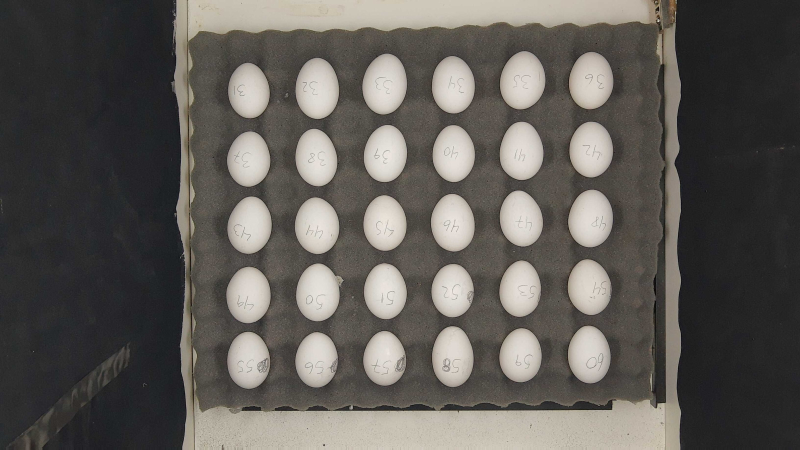
#> input picture myCode/bandeja1.jpeg, 1600 x 900 px (shown at 1/2 size); its folder holds only this picture in this run
$ python -i Processamento.py   (imports and definitions only)   (older library calls are emulated)
#> lines starting #> are read from the running program, lines starting #| are printed output that depends on the picture; after the words box and inside, x2 and y2 are one past the last pixel; in counts of white or black regions, pixels touching at a corner belong together
#> further down, picture is the input picture: shape (900, 1600, 3); mean B, G, R 87, 91.6, 95
import os
from pathlib import Path
from tkinter import filedialog as dlg
import numpy as np
import cv2
from rembg import remove


# [4 lines left out: function check_and_create_directory_if_not_exist, not called in this run]


# ----------------------------------------------------------------------------------------------------------------------

def findeggs(originalImg):
    ovos = []
    (alt, larg, ch) = originalImg.shape
#> alt = 900; larg = 1600; ch = 3
    AreaTotal = alt * larg
#> AreaTotal = 1440000

    # preprocess the image (GRAY, BLUR, OTSU, C.COMPONENTS)

    gray_img = cv2.cvtColor(originalImg, cv2.COLOR_BGR2GRAY)
    blurred = cv2.GaussianBlur(gray_img, (7, 7), 0)
    threshold = cv2.threshold(blurred, 0, 255, cv2.THRESH_BINARY | cv2.THRESH_OTSU)[1]
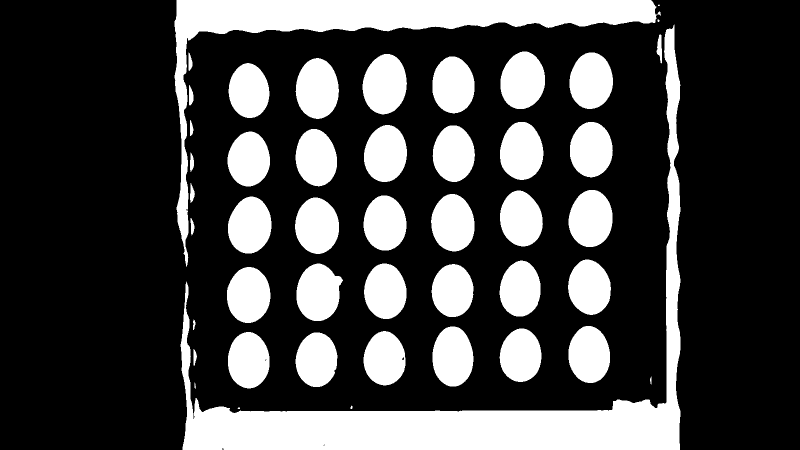
#> threshold: shape (900, 1600) (shown at 1/2 size); 26.9% white; 47 white regions (3 under 20 px), largest, box (x1, y1, x2, y2) and area: (361, 49, 1361, 900) 99205, (349, 0, 1322, 533) 60767, (725, 108, 814, 229) 8265
    analysis = cv2.connectedComponentsWithStats(threshold, 4, cv2.CV_32S)
    (totalLabels, label_ids, values, centroid) = analysis
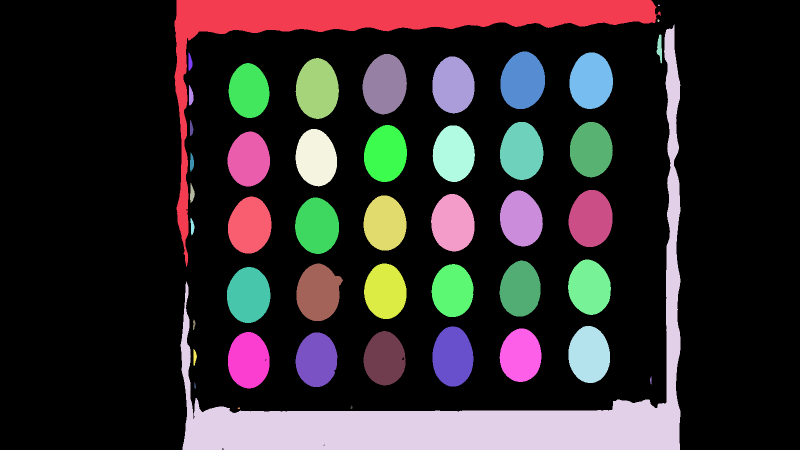
#> label_ids: shape (900, 1600) int32 (shown at 1/2 size); 48 distinct labels, from 0 to 47; one colour per label, 0 black
#> totalLabels = 48; values = 48 rows, first 6: [0, 0, 1600, 900, 1052736], [349, 0, 973, 533, 60767], [1316, 9, 4, 3, 9], [1315, 39, 4, 5, 17], [361, 49, 1000, 851, 99205], [1313, 69, 11, 58, 389]; centroid = 48 pairs, first value 379.7 to 1319.1, second value 10.11 to 816

    # Loop through each component

    for i in range(1, totalLabels):

        area = values[i, cv2.CC_STAT_AREA]
        percArea = (area * 100) / AreaTotal
        aspectRatio = float(int(values[i, cv2.CC_STAT_HEIGHT]) / int(values[i, cv2.CC_STAT_WIDTH]))

        if (percArea > 0.4) and (percArea < 1) and (aspectRatio > 1.1) and (aspectRatio < 1.6):
            (col, lin) = centroid[i]
            x = values[i, cv2.CC_STAT_LEFT]
            y = values[i, cv2.CC_STAT_TOP]
            w = values[i, cv2.CC_STAT_WIDTH]
            h = values[i, cv2.CC_STAT_HEIGHT]
            elem = [0, lin, x, y, w, h]
            ovos.append(elem)
#> this loop made 47 passes
#> (area, percArea, aspectRatio, col, lin, x, y, w) on passes 6, 8, 9, 10, 11, 12, 15, 16, 17, 18, 19, 20: (7990, 0.555, 1.29, 1045, 161.2, 1001, 103, 89), (7697, 0.535, 1.3, 1181.9, 161.6, 1139, 105, 87), (8265, 0.574, 1.36, 769.4, 168.5, 725, 108, 89), (7554, 0.525, 1.36, 906.2, 170.1, 865, 113, 84), (8161, 0.567, 1.4, 634.2, 177.4, 591, 116, 87), (6921, 0.481, 1.34, 497.4, 181.7, 457, 126, 82), (7869, 0.546, 1.33, 1042.8, 302.6, 1000, 244, 87), (7433, 0.516, 1.29, 1182, 299, 1140, 244, 86), (7650, 0.531, 1.33, 770.8, 307.4, 728, 250, 86), (7386, 0.513, 1.33, 907, 307.4, 865, 251, 85), (7387, 0.513, 1.39, 631.9, 315.6, 591, 258, 83), (7199, 0.5, 1.29, 497.4, 318.4, 455, 263, 85)
#> (area, percArea, aspectRatio) on passes 1, 2, 3, 4, 5, 7: (60767, 4.22, 0.548), (9, 0.000625, 0.75), (17, 0.00118, 1.25), (99205, 6.89, 0.851), (389, 0.027, 5.27), (207, 0.0144, 4.62)
#> after the loop, ovos = 30 items, first 6: [0, 161.2, 1001, 103, 89, 115], [0, 161.6, 1139, 105, 87, 113], [0, 168.5, 725, 108, 89, 121], [0, 170.1, 865, 113, 84, 114], [0, 177.4, 591, 116, 87, 122], [0, 181.7, 457, 126, 82, 110]

    posVet = 0
    grupo = 1

    # Arranges the position of eggs according to the grid

    for i in range(posVet, len(ovos)):
        if ovos[i][0] == 0:
            ovos[i][0] = grupo
            for k in range(i + 1, len(ovos)):
                if ((abs(ovos[k][1] - ovos[i][1]) * 100) / ovos[i][1]) < 20:
                    ovos[k][0] = grupo
            grupo = grupo + 1
#> this loop made 30 passes
#> after the loop, grupo = 6; ovos = 30 items, first 6: [1, 161.2, 1001, 103, 89, 115], [1, 161.6, 1139, 105, 87, 113], [1, 168.5, 725, 108, 89, 121], [1, 170.1, 865, 113, 84, 114], [1, 177.4, 591, 116, 87, 122], [1, 181.7, 457, 126, 82, 110]

    # ordena pela linha
    for i in range(0, len(ovos) - 1):
        for j in range(i + 1, len(ovos)):
            if ovos[j][0] < ovos[i][0]:
                troca = ovos[j]
                ovos[j] = ovos[i]
                ovos[i] = troca
#> this loop made 29 passes

    # ordena pela coluna
    controle = 1
    for i in range(0, len(ovos) - 1):
        for j in range(i + 1, len(ovos)):
            if (ovos[j][0] == ovos[i][0]) and (ovos[j][2] < ovos[i][2]):
                troca = ovos[j]
                ovos[j] = ovos[i]
                ovos[i] = troca
#> after the loop, ovos = 30 items, first 6: [1, 181.7, 457, 126, 82, 110], [1, 177.4, 591, 116, 87, 122], [1, 168.5, 725, 108, 89, 121], [1, 170.1, 865, 113, 84, 114], [1, 161.2, 1001, 103, 89, 115], [1, 161.6, 1139, 105, 87, 113]
    return ovos


# ----------------------------------------------------------------------------------------------------------------------

# [84 lines left out: functions subImagens, stdImage, not called in this run]

>>> import cv2
>>> picture = cv2.imread('bandeja1.jpeg')
>>> result = findeggs(picture)
#> result has the same summary as ovos in findeggs

$ run again, on myCode/bandeja2.jpeg
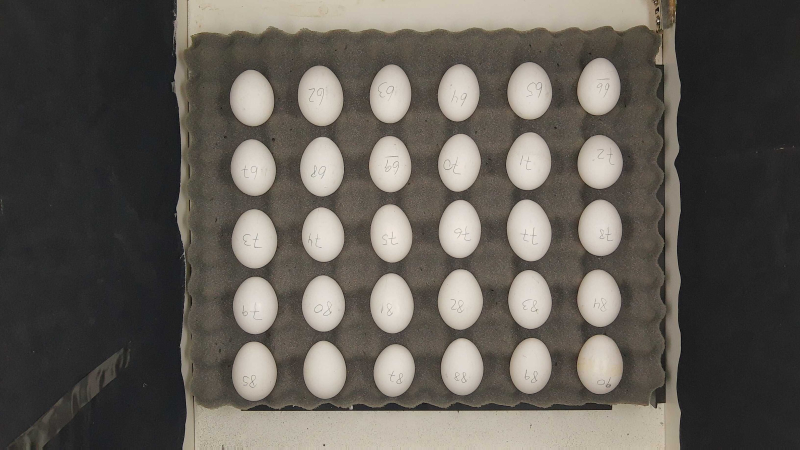
#> input picture myCode/bandeja2.jpeg, 1600 x 900 px (shown at 1/2 size)
#> picture is the input picture: shape (900, 1600, 3); mean B, G, R 85.1, 91.7, 96.5
#> in findeggs, `threshold = cv2.threshold(blurred, 0, 255, cv2.THRESH_BINARY | cv2.THR..`:
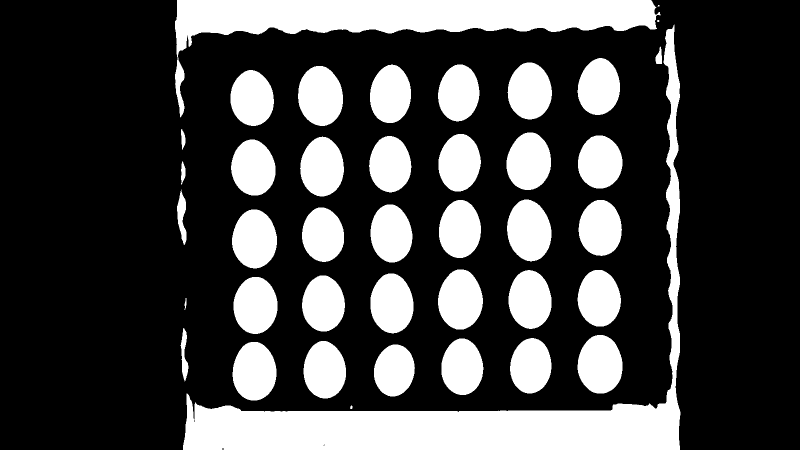
#> threshold: shape (900, 1600) (shown at 1/2 size); 26.9% white; 41 white regions (2 under 20 px), largest, box (x1, y1, x2, y2) and area: (366, 49, 1361, 900) 93088, (350, 0, 1321, 235) 60919, (1014, 399, 1103, 523) 8454
#> in findeggs, `(totalLabels, label_ids, values, centroid) = analysis`:
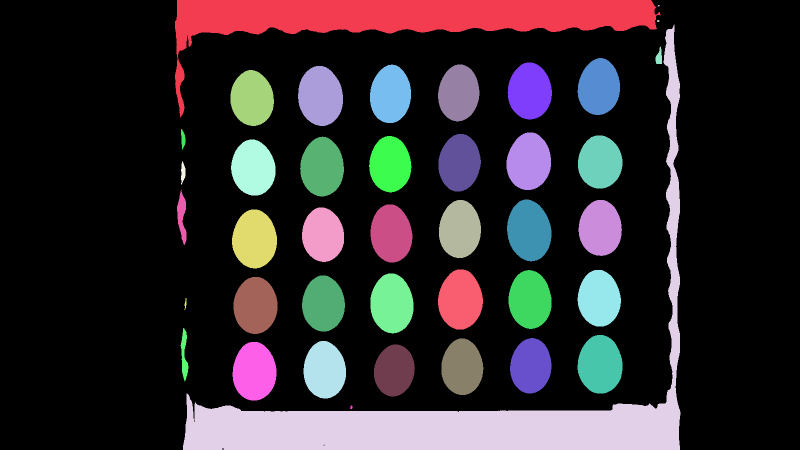
#> label_ids: shape (900, 1600) int32 (shown at 1/2 size); 42 distinct labels, from 0 to 41; one colour per label, 0 black
#> totalLabels = 42; values = 42 rows, first 6: [0, 0, 1600, 900, 1052193], [350, 0, 971, 235, 60919], [1315, 10, 4, 3, 10], [1314, 40, 5, 4, 16], [366, 49, 995, 851, 93088], [1311, 93, 13, 35, 301]; centroid = 42 pairs, first value 363.3 to 1317.9, second value 11.1 to 814.2
#> the loop in findeggs, `for i in range(1, totalLabels): ` made 41 passes
#> (area, percArea, aspectRatio, col, lin, x, y, w) on passes 6, 7, 8, 9, 10, 11, 13, 14: (7472, 0.519, 1.34, 1197.6, 174, 1155, 116, 85), (7826, 0.543, 1.28, 1059.1, 182.3, 1015, 125, 89), (7487, 0.52, 1.43, 780.6, 188.5, 740, 129, 82), (7306, 0.507, 1.37, 917.1, 185.9, 876, 129, 83), (8437, 0.586, 1.33, 640.5, 192, 596, 132, 90), (7532, 0.523, 1.29, 503.8, 196.5, 461, 140, 87), (7982, 0.554, 1.29, 1057.3, 323.1, 1013, 265, 89), (7536, 0.523, 1.35, 918.5, 325.3, 877, 268, 85)
#> after the loop in findeggs, `for i in range(1, totalLabels):`: ovos = 30 items, first 6: [0, 174, 1155, 116, 85, 114], [0, 182.3, 1015, 125, 89, 114], [0, 188.5, 740, 129, 82, 117], [0, 185.9, 876, 129, 83, 114], [0, 192, 596, 132, 90, 120], [0, 196.5, 461, 140, 87, 112]
#> the loop in findeggs, `for i in range(posVet, len(ovos)):` made 30 passes
#> after the loop in findeggs, `for i in range(posVet, len(ovos)):`: grupo = 6; ovos = 30 items, first 6: [1, 174, 1155, 116, 85, 114], [1, 182.3, 1015, 125, 89, 114], [1, 188.5, 740, 129, 82, 117], [1, 185.9, 876, 129, 83, 114], [1, 192, 596, 132, 90, 120], [1, 196.5, 461, 140, 87, 112]
#> the loop in findeggs, `for i in range(0, len(ovos) - 1):` made 29 passes
#> after the loop in findeggs, `for i in range(0, len(ovos) - 1):`: ovos = 30 items, first 6: [1, 196.5, 461, 140, 87, 112], [1, 192, 596, 132, 90, 120], [1, 188.5, 740, 129, 82, 117], [1, 185.9, 876, 129, 83, 114], [1, 182.3, 1015, 125, 89, 114], [1, 174, 1155, 116, 85, 114]
#> result has the same summary as ovos in findeggs
